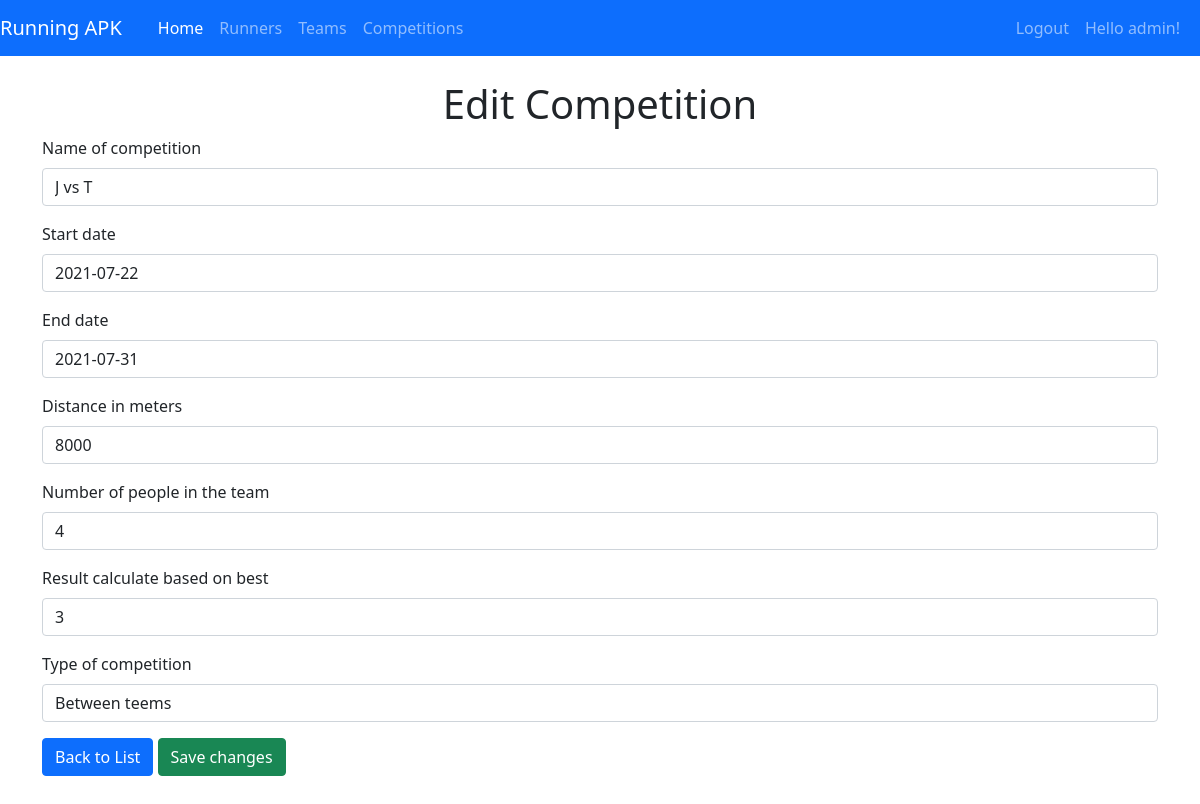
The app's page /editonect.php?id=11 (signed in) with its own data.
### tables this page shows
CREATE TABLE `competition` (
  `id` int(11) NOT NULL,
  `name` varchar(70) NOT NULL,
  `startdate` date NOT NULL,
  `enddate` date NOT NULL,
  `numperteam` int(11) NOT NULL,
  `numbest` int(11) NOT NULL,
  `distance` int(11) NOT NULL,
  `admin_id` int(11) NOT NULL,
  `typect_id` int(11) NOT NULL
);

CREATE TABLE `typect` (
  `id` int(11) NOT NULL,
  `type_name` varchar(50) NOT NULL
);

### db/conn.php (called while the page is built, shortened)
<?php
    $host = 'remotemysql.com';
    $db ='M7UijrD2Si';
    $user = 'M7UijrD2Si';
    $pass = 'a7SsbYzcyv';
    $charset = 'utf8mb4';
    $dsn = "mysql:host=$host;dbname=$db;charset=$charset";
    try{
        $pdo=new PDO($dsn, $user, $pass);
        $pdo->setAttribute(PDO::ATTR_ERRMODE, PDO::ERRMODE_EXCEPTION);
    }
    catch(PDOException $e){
       echo "Greska u conn.php";
        throw new PDOException($e->getMessage());
    }
    require_once 'competition.php';
    $ctDB = new competition($pdo);
?>

### db/competition.php (called while the page is built, shortened)
<?php
    class competition{
        private $db;
        function __construct($conn)
        {
            $this->db = $conn;
        }
        public function getOneCtDetails($id)
        {
            try
            {
                $sql="SELECT ct.*,t.type_name as typename FROM `competition` ct left join typect t on ct.typect_id=t.id where ct.id=:id";
                $stmt= $this->db->prepare($sql);
                $stmt-> bindparam (':id',$id);
                $stmt->execute();
                $result=$stmt->fetch();
                return $result;
            }
            catch (PDOException $e)
            {
                echo '   usao u catch getOneCtDetails  ';
                echo $e->getMessage();
                return false;
            }
        }
    public function getTypeCt()
    {
        try
        {
            $sql= "SELECT * FROM `typect`";
            $result= $this->db->query($sql);
            return $result;
        }
        catch (PDOException $e)
        {
            echo '   usao u catch get Type Ct ';
            echo $e->getMessage();
            return false;
        }
    }
    }
?>

### editonect.php (the view, shortened to what this page needs)
<?php
    require_once 'includes/header.php';
    require_once 'db/conn.php';
    $resultTypeCt=$ctDB->getTypeCt();
    if(!isset($_GET['id']))
    {
        include 'includes/errormessage.php';
        header("Location: viewallct.php");
    }
    else
    {
        $id=$_GET['id'];
        $ct= $ctDB->getOneCtDetails($id);
?>
    <h1 class="text-center">Edit Competition</h1>
   <form method="post" action="editctPOST.php">
        <div class="mb-3">
            <label for="competitionName" class="form-label">Name of competition</label>
            <input required type="text" class="form-control" id="competitionName" value="<?php echo $ct['name'] ?>" name="competitionName">
        </div>
        <div class="mb-3">
            <label for="startDt" class="form-label">Start date </label>
            <input required type="text" class="form-control" id="startDt"  value="<?php echo $ct['startdate'] ?>" name="startDt" >
        </div>
        <div class="mb-3">
            <label for="endDt" class="form-label">End date </label>
            <input required type="text" class="form-control" id="endDt"  value="<?php echo $ct['enddate'] ?>" name="endDt" >
        </div>
        <div class="mb-3">
            <label for="distance" class="form-label">Distance in meters</label>
            <input required type="number" class="form-control" id="distance"  value="<?php echo $ct['distance'] ?>" name="distance">
        </div>
        <div class="mb-3">
            <label for="numPeopleTeam" class="form-label">Number of people in the team</label>
            <input required type="number" class="form-control" id="numPeopleTeam"  value="<?php echo $ct['numperteam'] ?>" name="numPeopleTeam" min="1">
        </div>
        <div class="mb-3">
            <label for="numBest" class="form-label">Result calculate based on best</label>
            <input required type="number" class="form-control" id="numBest"  value="<?php echo $ct['numbest'] ?>" name="numBest" min="1">
        </div>
        <div class="mb-3">
            <label for="typect" class="form-label">Type of competition</label>
            <select   class="form-control"  id="typect" name="typect" required>
                <?php while($rs = $resultTypeCt->fetch(PDO::FETCH_ASSOC)) { ?>
                    <option  value="<?php echo $rs['id']?>" <?php if($rs['id'] == $ct['typect_id']) echo 'selected' ?>>
                         <?php echo $rs['type_name']; ?>
                    </option>
                <?php }?>
            </select>
        </div>
        <a href="viewallct.php"  class="btn btn-primary">Back to List </a>
        <button type="change" name="changeCt" class="btn btn-success">Save changes</button>
    </form>
<?php  } ?>
<br>
<br>
<br>
<br>
<br>
<?php require_once 'includes/footer.php' ?>

### records on screen
competition: competitionName "J vs T", startDt "2021-07-22", endDt "2021-07-31", distance "8000", numPeopleTeam "4", numBest "3", typect "Between teems"

### other values on screen
$_SESSION['username'] "admin"
